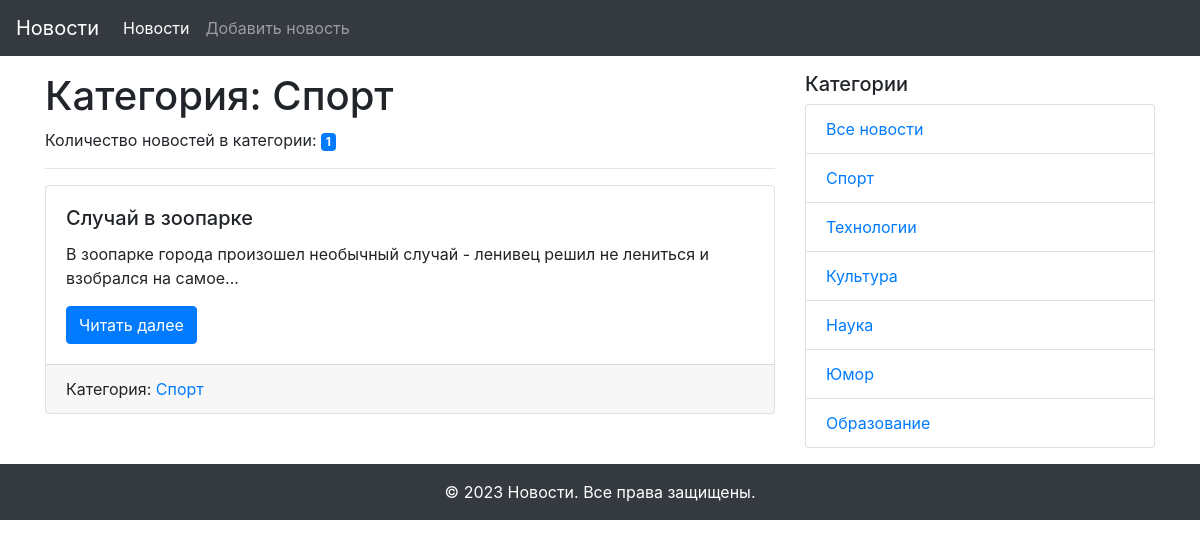
Page /category/1 on the committed database.
### models.py (models this page shows, shortened)
class Category(db.Model):
    id = db.Column(db.Integer, primary_key=True)
    title = db.Column(db.String(255), nullable=False)
    news = db.relationship('News', back_populates='category')

class News(db.Model):
    id = db.Column(db.Integer, primary_key=True)
    title = db.Column(db.String(255), unique=True, nullable=False)
    text = db.Column(db.Text, nullable=False)
    created_date = db.Column(db.DateTime, default=datetime.utcnow)
    category_id = db.Column(db.Integer, db.ForeignKey('category.id'), nullable=True)
    category = db.relationship('Category', back_populates='news')

### views.py (the view)
@app.route('/category/<int:id>')
def news_in_category(id):
    category = Category.query.get(id)
    news = category.news
    category_name = category.title
    categories = Category.query.all()
    return render_template('category.html',
                           news=news,
                           category_name=category_name,
                           categories=categories)

### templates/category.html (shortened to what this page needs)
{% extends "base.html" %}
{% block content %}
  <h1>Категория: {{ category_name }}</h1>
  <p>Количество новостей в категории: <span class="badge badge-primary">{{ news|length }}</span></p>
  <hr>
  {% for news in news %}
  <div class="card mb-3">
    <div class="card-body">
      <h5 class="card-title">{{ news.title }}</h5>
      <p class="card-text">{{ news.text|truncate(100) }}</p>
      <a href="{{ url_for('news_detail', id=news.id) }}" class="btn btn-primary">Читать далее</a>
    </div>
    <div class="card-footer">
      {% if news.category %}
        <span class="card-link">Категория: <a href="{{ url_for('news_in_category', id=news.category.id) }}">{{ news.category.title }}</a></span>
      {% endif %}
    </div>
  </div>
  {% else %}
  <p class="card-text">Новостей пока нет!</p>
  {% endfor %}
{% endblock content %}

### templates/side_navigation.html
<div class="col-md-4">
  <h5>Категории</h5>
  <ul class="list-group">
    <li class="list-group-item"><a href="{{ url_for('index') }}">Все новости</a></li>
    {% for category in categories %}
      <li class="list-group-item"><a href="{{ url_for('news_in_category', id=category.id) }}">{{ category.title }}</a></li>
    {% endfor %}
  </ul>
</div>

### rows in the picture
Category: title "Спорт"
News: title "Случай в зоопарке", text "В зоопарке города произошел необычный случай - ленивец решил не лениться и взобрался на самое...", category "Спорт"
Category: title "Технологии"
Category: title "Культура"
Category: title "Наука"
Category: title "Юмор"
Category: title "Образование"

### other values in the picture
{{ news|length }} "1"
